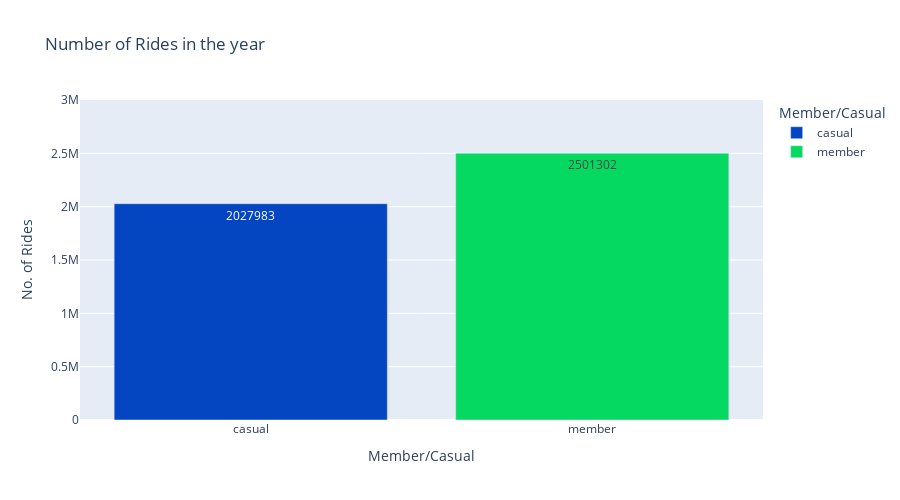

This figure's notebook cell:
### Code cell
fig_1 = df.groupby('member_casual', as_index=False).count()

px.bar(fig_1, x = 'member_casual', y = 'ride_id', range_y = [0,3000000],
        color = 'member_casual', 
        height = 500,
        text = 'ride_id',
        title = 'Number of Rides in the year',
        labels = {'ride_id': 'No. of Rides', 'member_casual': 'Member/Casual'},
        hover_name = 'member_casual', hover_data = {'member_casual': False, 'month': False, 'ride_id': True}, 
        color_discrete_map = {'casual': '#0446c2', 'member': '#05d961'})

### Figure 1 — Plotly figure (JSON) as saved in the notebook; plotly's stock layout.template omitted (floating-point values rounded to 4 significant figures)
{"data": [{"alignmentgroup": "True", "customdata": [[2027983]], "hovertemplate": "<b>%{hovertext}</b><br><br>No. of Rides=%{text}<extra></extra>", "hovertext": ["casual"], "legendgroup": "casual", "marker": {"color": "#0446c2", "pattern": {"shape": ""}}, "name": "casual", "offsetgroup": "casual", "orientation": "v", "showlegend": true, "text": [2028000.0], "textposition": "auto", "type": "bar", "x": ["casual"], "xaxis": "x", "y": [2027983], "yaxis": "y"}, {"alignmentgroup": "True", "customdata": [[2501302]], "hovertemplate": "<b>%{hovertext}</b><br><br>No. of Rides=%{text}<extra></extra>", "hovertext": ["member"], "legendgroup": "member", "marker": {"color": "#05d961", "pattern": {"shape": ""}}, "name": "member", "offsetgroup": "member", "orientation": "v", "showlegend": true, "text": [2501000.0], "textposition": "auto", "type": "bar", "x": ["member"], "xaxis": "x", "y": [2501302], "yaxis": "y"}], "layout": {"barmode": "relative", "height": 500, "legend": {"title": {"text": "Member/Casual"}, "tracegroupgap": 0}, "title": {"text": "Number of Rides in the year"}, "xaxis": {"anchor": "y", "categoryarray": ["casual", "member"], "categoryorder": "array", "domain": [0.0, 1.0], "title": {"text": "Member/Casual"}}, "yaxis": {"anchor": "x", "domain": [0.0, 1.0], "range": [0, 3000000], "title": {"text": "No. of Rides"}}}}
